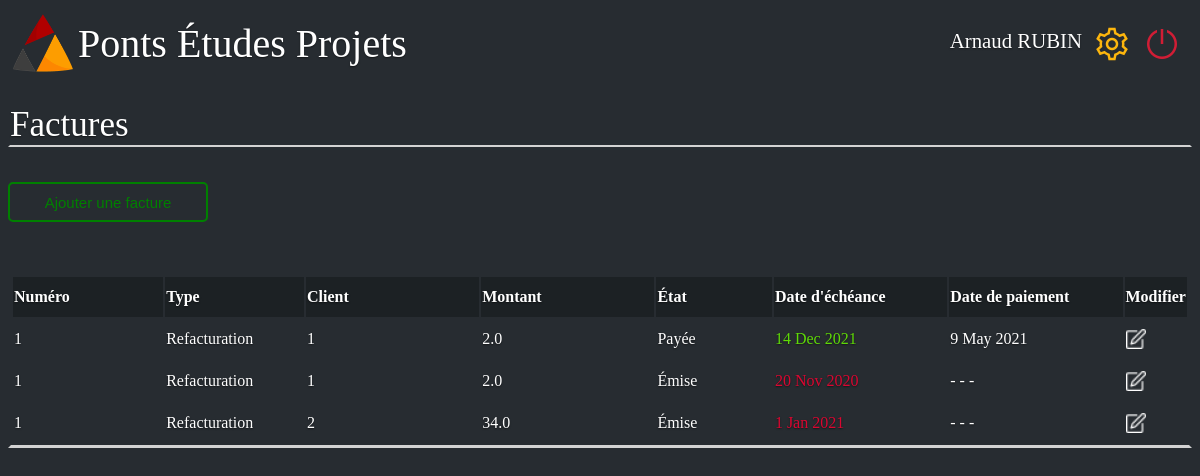
Page /tresorerie/Arnaud RUBIN on the committed database.
### web/site.py (models this page shows, shortened)
class db_factures(db.Model):
    _id = db.Column("id", db.Integer, primary_key= True)
    numero = db.Column(db.String(100))
    Type = db.Column(db.String(100))
    client = db.Column(db.String(100))
    montant= db.Column(db.Float)
    etat = db.Column(db.String(100))
    date_echeance = db.Column(db.String(100))
    date_paiement = db.Column(db.String(100))
    suiveur = db.Column(db.String(100))
    retard = db.Column(db.Boolean)

### web/site.py (the view)
@app.route('/tresorerie/<name>',methods=["GET","POST"])
def index12(name):
    init_bd()
    return render_template('Tresorier.html', name=name, BDD_facture = db_factures.query.all())

### web/site.py (called while the page is built)
def init_bd():
    for facture in db_factures.query.all():
        retard1 = init_retard(facture.date_echeance)
        facture.retard = retard1
        db.session.commit()

def init_retard(date):
    now = datetime.datetime.now()
    date_now = now.year*10000+now.month*100+now.day
    if int(date[0:2])<10:
        taille_date=1
    else:
        taille_date=2
    date_converti = int(date[0:2])
    month = date[taille_date+1:taille_date+4]
    year = int(date[taille_date+5::])
    L=['Jan','Feb','Mar','Apr','May','Jun','Jul','Aug','Sep','Oct','Nov','Dec']
    for k in range(len(L)):
        if month == L[k]:
            date_converti+=(k+1)*100
    date_converti += year*10000
    if date_converti<=date_now:
        return True
    return False

### web/templates/Tresorier.html (shortened to what this page needs)
<!DOCTYPE html>
<html>
    <head>
        <link rel="stylesheet" href={{ url_for('static', filename='style_tresorier.css') }}/>
    </head>
    <body>
        <div class="barre_principale">
            <div class="logo_junior">
                <a href="/home/{{name}}">
                    <img class= "logo_pep" src={{ url_for('static', filename='PEPLOGO.png') }}  alt= "Logo pep"/>
                    <div class="Junior">Ponts Études Projets</div>
                </a>
            </div>
            <div>
                <nav>
                    <ul class="navbar-nav">
                        <li class="user_name"><a class="user" href="#">{{name}}</a></li>
                        <li class="nav-item"><a href="#"><img src={{ url_for('static', filename='settings.png') }} alt="bouton reglage" ></a></li>
                        <li class="nav-item"><a href='/logout'><img src={{ url_for('static', filename='shutdown.png') }} alt="bouton shutdown" ></a></li>
                    </ul>
                </nav>
            </div>
        </div>
        <p class="titre">Factures</p>
        <div class="ajouter">
            <button onclick="window.location.href = '/tresoreie/{{name}}/add_delete';" type="button" class="Ajouter"> Ajouter une facture </button>
        </div>
        <table class="tableau">
            <thead class="thead-dark">
                <tr class="premiere_ligne">
                    <th>Numéro</th>
                    <th>Type</th>
                    <th>Client</th>
                    <th>Montant</th>
                    <th>État</th>
                    <th>Date d'échéance</th>
                    <th>Date de paiement</th>
                    <th>Modifier</th>
                </tr>
            </thead>
            <tbody>
                {% for facture in BDD_facture %}
                    <tr>
                        <td>{{facture.numero}}</td>
                        <td>{{facture.Type}}</td>
                        <td>{{facture.client}}</td>
                        <td>{{facture.montant}}</td>
                        <td>{{facture.etat}}</td>
                        {% if facture.retard == True  %}
                            <td style="color: rgb(218, 7, 49);">{{facture.date_echeance}}</td>
                        {% else %}
                            <td style="color: rgb(95, 218, 7);">{{facture.date_echeance}}</td>
                        {% endif %}
                        <td>{{facture.date_paiement}}</td>
                        <td><a href ='/tresoreie/{{name}}/{{facture._id}}/modify'><img src="{{ url_for('static', filename='edit1.png') }}" class="edit" height="16" width="16" ></a></td>
                    </tr>
                {% endfor %}
            </tbody>
        </table>
    </body>
</html>

### web/static/style_tresorier.css (style rules this page uses)
html { height: 100%; width: 100%; background-color : #272C31; }
body { background-color : #272C31; height: 100%; background-color: transparent; color: white; text-shadow: 0 .05rem .1rem rgba(0, 0, 0, .5); }
.barre_principale { height: 60px; display: flex; justify-content: space-between; }
.logo_pep { width: 60px; height: 60px; }
ul { list-style-type: none; display:flex; text-decoration:none; }
.logo_pep { float: left; margin: 5px; }
.user_name { margin-top:5px ; }
.Junior { margin-top: 12px; display: flex; font-size: 250%; }
nav a { font-size: 1.3em; color: white; text-shadow: 0 .05rem .1rem rgba(0, 0, 0, .5); text-decoration: none; }
nav li { margin-right: 10px; }
a { text-decoration:none; color:white; display:flex; }
button { border: 2px ; border-radius: 5px; width: 200px; height: 40px; background-color: transparent; border-style: solid; color:green; border-color: green; font-size:15px; }
.titre { border: 2px ; border-style: solid; border-top-color: transparent; border-left-color: transparent; border-right-color: transparent; border-bottom-color: lightgrey; font-size:35px; }
table { border-style: solid; border-top-color: transparent; border-left-color: transparent; border-right-color: transparent; border-bottom-color: lightgrey; }
.thead-dark { height: 20px; background-color: transparent; }
thead tr { width: 100%; height: 40px; background-color: #1C2124; }
tr { height: 40px; }
thead th { text-align: left; border-right-color: transparent; }
thead th:nth-child(1) { width: 13%; }
thead th:nth-child(2) { width: 12%; }
thead th:nth-child(3) { width: 15%; }
thead th:nth-child(4) { width: 15%; }
thead th:nth-child(5) { width: 10%; }
thead th:nth-child(6) { width: 15%; }
thead th:nth-child(7) { width: 15%; }
thead th:nth-child(8) { width: 5%; }
.edit { width: 20px; height: 20px; }
.tableau { margin-top: 50px; width: 100%; height: 20px; }

### rows in the picture
db_factures: numero "1", Type "Refacturation", client "1", montant "2.0", etat "Payée", date_echeance "14 Dec 2021", date_paiement "9 May 2021"
db_factures: numero "1", Type "Refacturation", client "1", montant "2.0", etat "Émise", date_echeance "20 Nov 2020", date_paiement "- - -"
db_factures: numero "1", Type "Refacturation", client "2", montant "34.0", etat "Émise", date_echeance "1 Jan 2021", date_paiement "- - -"

### other values in the picture
{{ name }} "Arnaud RUBIN"
